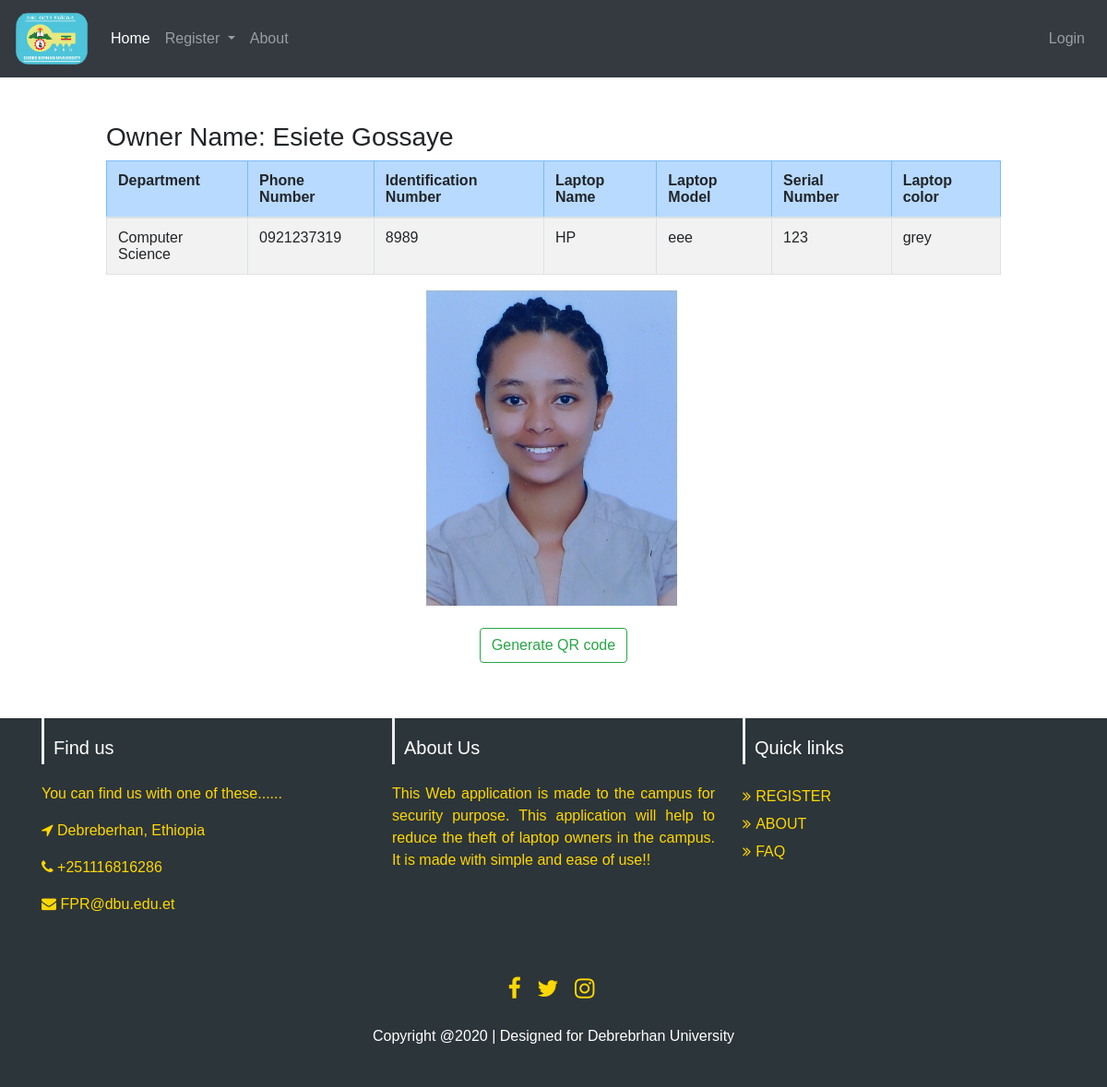
Page /qr/owner/28/ on the committed database.
### QR/models.py (models this page shows, shortened)
class Owner(models.Model):
    STUDENT = 'ST'
    TEACHER = 'TE'
    STAFF = 'SA'
    OWNER_TYPE_CHOICES = [
        (STUDENT, 'Student'),
        (TEACHER, 'Teacher'),
        (STAFF, 'Staff'),
    ]
    owner_type = models.CharField(
        max_length=2,
        choices=OWNER_TYPE_CHOICES,
        default=STUDENT,
    )
    owner_first_name = models.CharField(max_length=100)
    owner_last_name= models.CharField(max_length=100)
    department= models.CharField(max_length=100)
    phone_number = models.CharField(max_length=50)
    owner_id = models.CharField(max_length=50)
    image = models.ImageField(null=True, upload_to='owner_image',)

class Laptop(models.Model):
    laptop_name = models.CharField(max_length=50)
    laptop_model = models.CharField(max_length=50)
    serial_number= models.CharField(max_length=50)
    laptop_color = models.CharField(max_length=50)
    owner = models.ForeignKey(Owner, null=True, related_name='laptops', on_delete=models.CASCADE)
    qr_code = models.ImageField(blank=True, null=True, upload_to='qr_code_images')

### QR/views.py (the view)
# urls.py: path('owner/<int:owner_id>/', views.detail, name='detail'),
def detail(request, owner_id):
    owner = Owner.objects.get(pk=owner_id)
    return render(request, 'detail.html', {'owner': owner})

### QR/templates/detail.html (shortened to what this page needs)
{% extends 'base.html' %}
{% block content %}
<div>
<h3>Owner Name: {{owner.owner_first_name}} {{owner.owner_last_name}} </h3>
<table class="table table-hover table-bordered table-striped">
    <tr class="table-primary">
        <th>Department</>
        <th>Phone Number</th>
        <th>Identification Number</th>
        <th>Laptop Name </th>
        <th>Laptop Model</th>
        <th>Serial Number</th>
        <th>Laptop color</th>
    </tr>
    <tbody>
        <tr>
        <td>{{ owner.department}}</td>
        <td>{{ owner.phone_number}}</td>
        <td>{{ owner.owner_id}}</td>
        {% for laptop in owner.laptops.all %}
        <td>{{ laptop.laptop_name }}</td>
        <td>{{ laptop.laptop_model }}</td>
        <td>{{ laptop.serial_number}}</td>
        <td>{{ laptop.laptop_color}}</td>
    </tr>
</tbody>
</table>
<div align="center">
<img src="{{owner.image.url}}" alt=""> <br><br>
<a href="{% url 'QR:generate' laptop.id %}" class="btn btn-outline-success my-2 my-sm-0" type="submit">Generate QR code</a>
</div>
    {% endfor %}
</div>
{% endblock %}

### QR/static/style.css (style rules this page uses)
html { position: relative; min-height: 100%; }

### rows in the picture
Owner: owner_first_name "Esiete", owner_last_name "Gossaye", department "Computer Science", phone_number "0921237319", owner_id "8989"
Laptop: laptop_name "HP", laptop_model "eee", serial_number "123", laptop_color "grey", image (picture)
